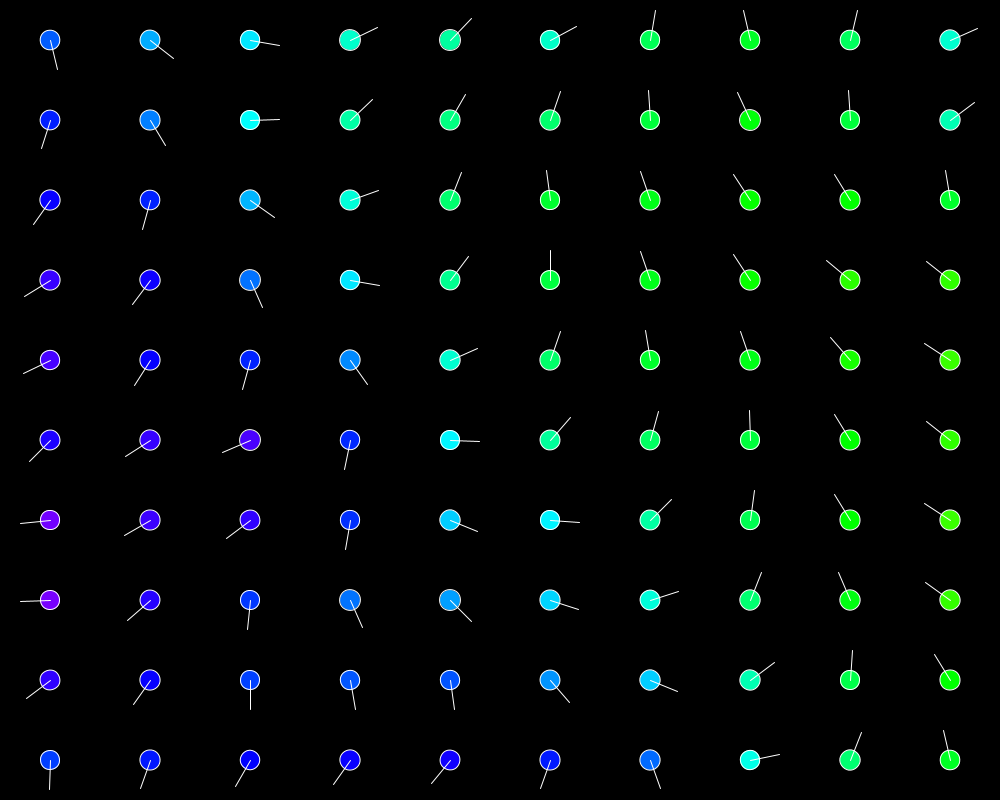
Frame 1 (no input)
Frame 60 (the mouse pressed at the canvas centre just before this capture): identical to frame 1, image omitted
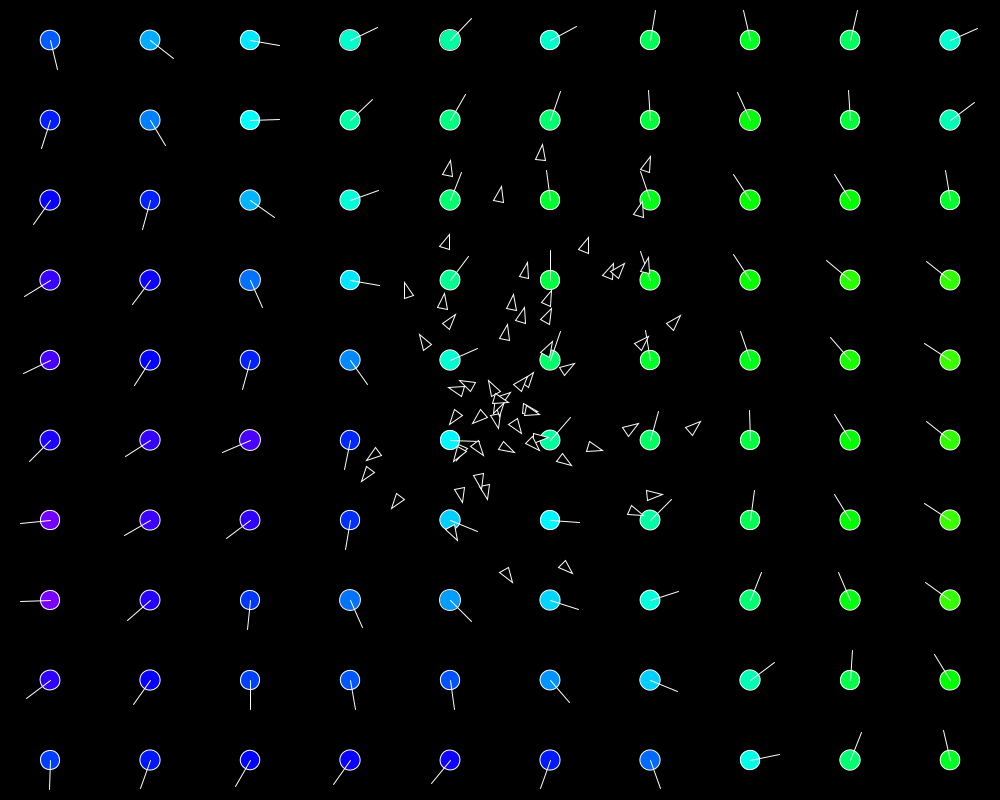
Frame 120 (the mouse held since frame 60 and released just before this capture)

The Processing sketch that drew these frames (run headless with seeded random() and noise(); from frame 60 on, the mouse is pressed at the canvas centre):

// Processing sketch: V_Flowfield
// ── V_Flowfield.pde

ArrayList<Agent> agents = new ArrayList<Agent>();
float red;
float green;
float blue;

FlowfieldGrid grid;


void setup(){
   size(1000, 800); 
   
   grid = new FlowfieldGrid();
   
   background(0);
   noStroke();

}

void draw(){
  
  noStroke();
  //fill(0, 0, 0, 10);
  //rect(0,0, width, height);
  background(0);
 
 
 if(mousePressed){
    agents.add(new Agent());
 }
 
 
 
 fill(128);
 grid.update();
 grid.draw();
 
 fill(255, 0, 0);
 

 
 fill(red, green, blue);
 
 for(Agent a : agents){
   a.update();
   
   a.draw();
    
   }
   
   red += random(-25, 25);
   blue += random(-25, 25);
   green += random(-25, 25);
   
 Keys.update();
  
}

// ── Agent.pde
class Agent {

  PVector position = new PVector();
  PVector velocity = new PVector();
  PVector force = new PVector();
  float mass = 1;
  float maxSpeed = 10;
  float maxForce = 10;

  PVector target = new PVector();
  float targetAngle = 0;
  float targetRadius = 100;
  float targetSpeed = 0;
  

  Agent() {
    position = new PVector(mouseX, mouseY);
    velocity = new PVector(random(-5, 5), random(-5, 5));
    mass = random(50, 100);
    maxForce = random(5, 15);
    maxSpeed = random(2, 15);
    targetAngle = random(-PI, PI);
    targetRadius = random(50, 150);
    targetSpeed = map(maxForce, 5, 15, .005, .05);
  }
  void update() {
    
    float angle = grid.getDirectionAt(position);
    
    PVector offset = PVector.fromAngle(angle);
    offset.mult(10);
    
    target = PVector.add(position, offset);      

    doSteeringForce();
    doEuler();
  }

  void doSteeringForce() {
    //find desired velocity
    //desired velocity =  target position - current position
    PVector desiredVelocity = PVector.sub(target, position);
    //desiredVelocity.normalize();
    //desiredVelocity.mult(maxSpeed);
    desiredVelocity.setMag(maxSpeed);

    //find steering force
    //steering force = desired velocity - current velocity

    PVector steeringForce = PVector.sub(desiredVelocity, velocity);
    steeringForce.limit(maxForce);
    force.add(steeringForce);
  }

  void doEuler() {
    PVector acceleration = PVector.div(force, mass);
    velocity.add(acceleration);
    position.add(velocity);
    force.mult(0);
  }

  void draw() {

   // ellipse(target.x, target.y, 10, 10);
    
    float a = velocity.heading();


    pushMatrix(); //begin transform matrix

    translate(position.x, position.y);
    rotate(a);

    triangle(5, 0, -10, 5, -10, -5);
    popMatrix(); //end transform matrix
  }
}

// ── FlowfieldGrid.pde
class FlowfieldGrid {

  //properties:
  float zoom = 10;
  int res = 10;
  boolean isHidden = false;

  //cached data:
  float[][] data;


  FlowfieldGrid() {

    build();
  }

  void build() {
    data = new float[res][res];

    for (int x = 0; x < data.length; x++) {
      for (int y = 0; y < data[x].length; y++) {
        float val = noise(x/zoom, y/zoom);
        val = map(val, 0, 1, -PI * 2, PI * 2);
        data[x][y] = val;
      }
    }
  }

  void update() {
    
    boolean rebuild = false;
    
    if(Keys.onDown(32)){
      isHidden = !isHidden;
      rebuild = true;
    }
      
    
    if (Keys.onDown(37)) {
      res--;
      rebuild = true;
      
    }

    if (Keys.onDown(39)) {
      res++;
      rebuild = true;
    }
    
    if(Keys.onDown(38)){
      zoom++;
      rebuild = true;
    }
    
    if(Keys.onDown(40)){
      zoom--;
      rebuild = true;
    }
    
    res = constrain(res, 4, 100);
    zoom = constrain(zoom, 5, 50);
    
    if(rebuild) build();
  }
  void draw() {
    
    if(isHidden) return;

    float w = getCellWidth();
    float h = getCellHeight();

    for (int x = 0; x < data.length; x++) {
      for (int y = 0; y< data[x].length; y++) {

        float val = data[x][y];

        float topLeftX = x*w;
        float topLeftY = y*h;

        pushMatrix();
        translate(topLeftX + w/2, topLeftY + h/2);
        rotate(val);

        float hue = map(val, -PI * 2, PI * 2, 0, 255);

        stroke(255);
        colorMode(HSB);
        fill(hue, 255, 255);
        ellipse(0, 0, 20, 20);

        line(0, 0, 30, 0);
        popMatrix();
      }//end y loop
    }//end x loop
  }// end draw()

  float getCellWidth() {

    return width/res;
  }

  float getCellHeight() {

    return height/res;
  }
  
  float getDirectionAt(PVector p){
    return getDirectionAt(p.x, p.y);
  }
  float getDirectionAt(float x, float y){
    
    int indexX = (int)(x/getCellWidth());
    int indexY = (int)(y/getCellHeight());
    
    if(indexX<0 || indexY<0 || indexX >= data.length || indexY >= data[0].length){
      //invalidate coordinate...
      
      float dy = (height/(float)2) - y;
      float dx = (width/(float)2) - x;
      
      return atan2(dy, dx);
    }
    
    return data[indexX][indexY];
  }
}

// ── Keys.pde
static class Keys {

  static boolean T() { 
    return lookup(84);
  }
  static boolean MINUS() { 
    return lookup(45);
  }
  static boolean PLUS() { 
    return lookup(61);
  }
  static boolean SPACE() { 
    return lookup(32);
  }
  static boolean LEFT() { 
    return lookup(37);
  }
  static boolean UP() { 
    return lookup(38);
  }
  static boolean RIGHT() { 
    return lookup(39);
  }
  static boolean DOWN() { 
    return lookup(40);
  }
  static boolean BRACKET_LEFT() {
    return lookup(91);
  }
  static boolean BRACKET_RIGHT() {
    return lookup(93);
  }
  static boolean PAGE_UP() {
    return lookup(16);
  }
  static boolean PAGE_DOWN() {
    return lookup(11);
  }

  static boolean[] states = new boolean[256];
  static boolean[] cached = new boolean[256];
  
  static boolean lookup(int code) {
    if (code < 0) return false;
    if (code >= states.length) return false;
    return states[code];
  }
  
  static boolean onDown(int code){
   
    return lookup(code) && cached[code] == false;
  }
  
  static void handleKey(int code, boolean state) {
    if (code < 0) return;
    if (code >= states.length) return;
    states[code] = state;
  }
  
  static void update(){
    //cache all button states in 'cached' for next game tick:
    for(int i = 0; i < states.length; i++){
      cached[i] = states[i];
    }
    
  }
}


void keyPressed() {
  //println(keyCode);
  Keys.handleKey(keyCode, true);
}
void keyReleased() {
  Keys.handleKey(keyCode, false);
}
